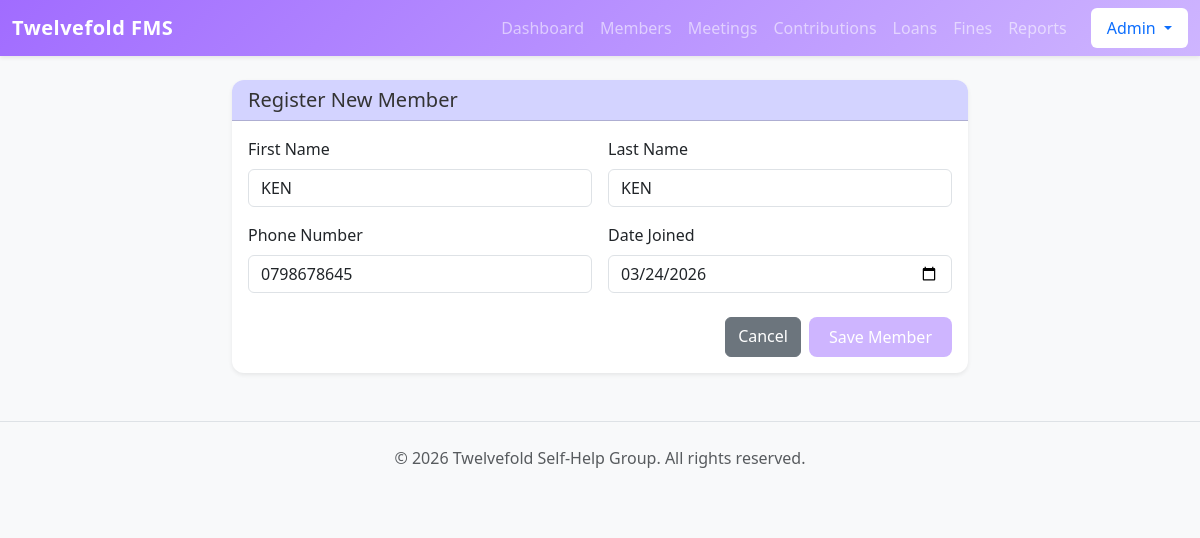
Page /members/edit/12/ (signed in) on the committed database.
### members/models.py (models this page shows, shortened)
class Member(models.Model):
    user = models.OneToOneField(User, on_delete=models.SET_NULL, null=True, blank=True, related_name='member_profile')
    first_name = models.CharField(max_length=50)
    last_name = models.CharField(max_length=50)
    phone_number = models.CharField(
        max_length=15,
        unique=True,
        help_text="Format: 07XX XXX XXX"
    )
    date_joined = models.DateField(default=timezone.now)
    monthly_contribution_amount = models.DecimalField(max_digits=10, decimal_places=2, default=0.00, blank=True, null=True)
    is_active = models.BooleanField(default=True)
    class Meta:
        ordering = ['first_name']

### members/views.py (the view)
# urls.py: path('edit/<int:member_id>/', views.edit_member, name='edit_member'),
@login_required
@user_passes_test(is_admin)
def edit_member(request, member_id):
    member = get_object_or_404(Member, id=member_id)
    if request.method == 'POST':
        form = MemberForm(request.POST, instance=member)
        if form.is_valid():
            form.save()
            messages.success(request, f'{member.first_name}\'s profile updated successfully!')
            return redirect('member_list')
    else:
        form = MemberForm(instance=member)
    return render(request, 'members/member_form.html', {'form': form, 'is_edit': True})

### members/forms.py
class MemberForm(forms.ModelForm):
    class Meta:
        model = Member
        fields = ['first_name', 'last_name', 'phone_number', 'date_joined']
        widgets = {
            'first_name': forms.TextInput(attrs={'class': 'form-control', 'placeholder': 'Enter first name'}),
            'last_name': forms.TextInput(attrs={'class': 'form-control', 'placeholder': 'Enter last name'}),
            'phone_number': forms.TextInput(attrs={'class': 'form-control', 'placeholder': '07XX XXX XXX'}),
            'date_joined': forms.DateInput(attrs={'class': 'form-control', 'type': 'date'}),
        }

### members/views.py (called while the page is built)
def is_admin(user):
    return user.is_staff

### templates/members/member_form.html (shortened to what this page needs)
<!DOCTYPE html>
<html lang="en">
<head>
</head>
<body>
{% extends 'base.html' %}
{% block content %}
<div class="row justify-content-center">
    <div class="col-md-8">
        <div class="card shadow-sm">
            <div class="card-header card-header-custom">
                <h5 class="mb-0">Register New Member</h5>
            </div>
            <div class="card-body">
                <form method="post">
                    <div class="row g-3">
                        <div class="col-md-6">
                            <label class="form-label">First Name</label>
                            {{ form.first_name }}
                        </div>
                        <div class="col-md-6">
                            <label class="form-label">Last Name</label>
                            {{ form.last_name }}
                        </div>
                        <div class="col-md-6">
                            <label class="form-label">Phone Number</label>
                            {{ form.phone_number }}
                        </div>
                        <div class="col-md-6">
                            <label class="form-label">Date Joined</label>
                            {{ form.date_joined }}
                        </div>
                    </div>
                    <div class="mt-4 d-flex justify-content-end">
                        <a href="{% url 'member_list' %}" class="btn btn-secondary me-2">Cancel</a>
                        <button type="submit" class="btn btn-primary-custom">Save Member</button>
                    </div>
                </form>
            </div>
        </div>
    </div>
</div>
{% endblock %}

### templates/base.html (shortened to what this page needs)
{% load static %}
<!DOCTYPE html>
<html lang="en">
<head>
    <link rel="stylesheet" href="{% static 'css/bootstrap.min.css' %}">
    <link rel="stylesheet" href="{% static 'css/styles.css' %}">
</head>
<body class="bg-light">
    <nav class="navbar navbar-expand-lg navbar-dark navbar-custom mb-4 shadow-sm">
        <div class="container-fluid">
            <a class="navbar-brand fw-bold" href="{% url 'dashboard' %}">Twelvefold FMS</a>
            <div class="collapse navbar-collapse" id="navbarNav">
                {% if user.is_authenticated %}
                <ul class="navbar-nav ms-auto">
                    {% if user.is_staff or user.member_profile %}
                        <li class="nav-item"><a class="nav-link" href="{% url 'dashboard' %}">Dashboard</a></li>
                        <li class="nav-item"><a class="nav-link" href="{% url 'member_list' %}">Members</a></li>
                    {% if user.is_staff %}
                        <li class="nav-item"><a class="nav-link" href="{% url 'meeting_list' %}">Meetings</a></li>
                    {% endif %}
                        <li class="nav-item"><a class="nav-link" href="{% url 'contribution_list' %}">Contributions</a></li>
                        <li class="nav-item"><a class="nav-link" href="{% url 'loan_list' %}">Loans</a></li>
                        <li class="nav-item"><a class="nav-link" href="{% url 'fine_list' %}">Fines</a></li>
                        <li class="nav-item"><a class="nav-link" href="{% url 'financial_report' %}">Reports</a></li>
                    {% endif %}
                    <li class="nav-item dropdown ms-3">
                        <a class="nav-link dropdown-toggle bg-white text-primary rounded px-3" href="#" role="button" data-bs-toggle="dropdown">
                             {{ user.username|title }}
                        </a>
                    </li>
                </ul>
                {% endif %}
            </div>
        </div>
    </nav>
    <div class="container">
        {% block content %}
        {% endblock %}
    </div>
    <footer class="text-center py-4 mt-5 text-muted border-top">
        <p>&copy; 2026 Twelvefold Self-Help Group. All rights reserved.</p>
    </footer>
</body>
</html>

### static/css/styles.css (style rules this page uses)
:root { --c-lavender-mist: #D3D3FF; --c-pale-purple: #CEB5FF; --c-dark-purple: #a16cff; --c-soft-blue: #8EC1DE; --c-vivid-blue: #38A8FF; --c-dark-blue: #0d6efd; }
body { background-color: #f4f7f6; font-family: 'Segoe UI', Tahoma, Geneva, Verdana, sans-serif; }
.navbar-custom { background: linear-gradient(135deg, var(--c-dark-purple), var(--c-pale-purple)); box-shadow: 0 2px 10px rgba(0,0,0,0.1); }
.navbar-brand { font-weight: 1000; letter-spacing: 0.5px; }
.card { border: none; border-radius: 12px; transition: transform 0.3s ease, box-shadow 0.3s ease; background-color: white; }
.card-header-custom { background-color: var(--c-lavender-mist); color: #333; font-weight: 600; border-radius: 12px 12px 0 0 !important; }
.btn-primary-custom { background-color: var(--c-pale-purple); border: none; padding: 8px 20px; border-radius: 8px; transition: all 0.2s; color: white; }

### rows in the picture
Member: first_name "KEN", last_name "KEN", phone_number "0798678645", date_joined "03/24/2026"

### other values in the picture
{{ user.username|title }} "Admin"
